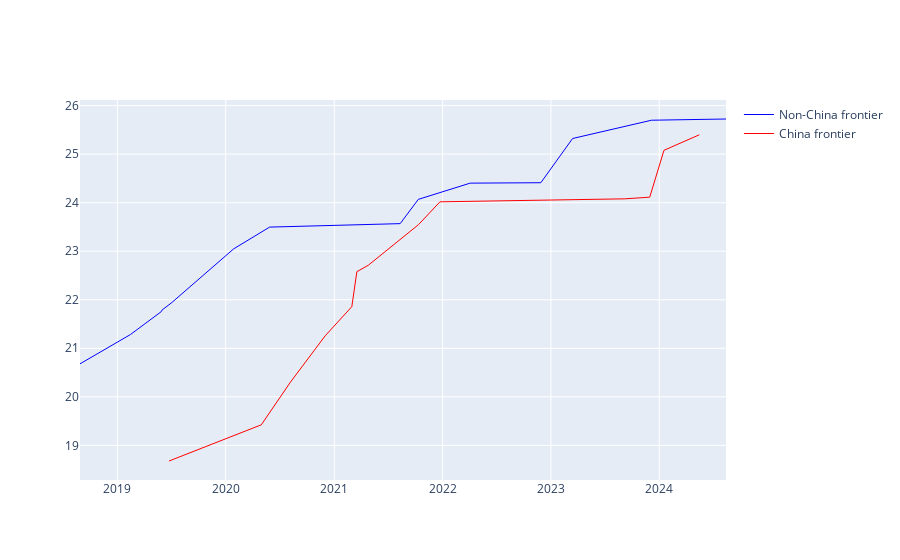

The notebook cell this image was saved under:
### Markdown cell above
# Trends in the cumulative maximum

### Code cell
def get_frontier(df, x_col, y_col):
    # Sort the dataframe by x_col ascending and y_col descending
    df_sorted = df.sort_values([x_col, y_col], ascending=[True, False])
    frontier = []
    max_y = 0.3  # Excludes models below random chance level
    for _, row in df_sorted.iterrows():
        if row[y_col] > max_y:
            frontier.append(row)
            max_y = row[y_col]
    return pd.DataFrame(frontier)

fig = go.Figure()
for category in ['Non-China', 'China']:
    frontier = get_frontier(df_filtered[df_filtered['category'] == category], 'date', 'log_flop')
    fig.add_trace(go.Scatter(
        x=frontier['date'],
        y=frontier['log_flop'],
        mode='lines', 
        text=frontier['Model'],
        name=f'{category} frontier',
        line=dict(color=colors[category], width=1),
    ))
fig.show()

### Figure 1 — Plotly figure (JSON) as saved in the notebook; plotly's stock layout.template omitted (floating-point values rounded to 4 significant figures)
{"data": [{"line": {"color": "blue", "width": 1}, "mode": "lines", "name": "Non-China frontier", "text": ["Big Transformer for Back-Translation", "GPT-2 (1.5B)", "Grover-Mega", "XLNet", "RoBERTa Large", "Megatron-BERT", "T5-11B", "Meena", "GPT-3 175B (davinci)", "Jurassic-1-Jumbo", "Megatron-Turing NLG 530B", "PaLM (540B)", "GPT-3.5", "GPT-4", "Gemini 1.0 Ultra", "Grok-2"], "type": "scatter", "x": ["2018-08-28T00:00:00", "2019-02-14T00:00:00", "2019-05-29T00:00:00", "2019-06-01T00:00:00", "2019-07-01T00:00:00", "2019-09-17T00:00:00", "2019-10-23T00:00:00", "2020-01-28T00:00:00", "2020-05-28T00:00:00", "2021-08-11T00:00:00", "2021-10-11T00:00:00", "2022-04-04T00:00:00", "2022-11-28T00:00:00", "2023-03-15T00:00:00", "2023-12-06T00:00:00", "2024-08-13T00:00:00"], "y": [20.68, 21.28, 21.76, 21.79, 21.93, 22.34, 22.52, 23.05, 23.5, 23.57, 24.07, 24.4, 24.41, 25.32, 25.7, 25.72]}, {"line": {"color": "red", "width": 1}, "mode": "lines", "name": "China frontier", "text": ["Tensorized Transformer (257M)", "Segatron XL large, M=384", "ERNIE-GEN (large)", "CPM-Large", "Wu Dao - Wen Lan", "GLM-10B", "PanGu-α", "Yuan 1.0", "ERNIE 3.0 Titan", "Hunyuan", "Qwen-72B", "GLM-4 (0116)", "Doubao-pro"], "type": "scatter", "x": ["2019-06-24T00:00:00", "2020-04-30T00:00:00", "2020-08-06T00:00:00", "2020-12-01T00:00:00", "2021-03-01T00:00:00", "2021-03-18T00:00:00", "2021-04-25T00:00:00", "2021-10-12T00:00:00", "2021-12-23T00:00:00", "2023-09-07T00:00:00", "2023-11-30T00:00:00", "2024-01-17T00:00:00", "2024-05-15T00:00:00"], "y": [18.68, 19.42, 20.3, 21.26, 21.86, 22.58, 22.71, 23.55, 24.02, 24.08, 24.11, 25.08, 25.4]}], "layout": {}}
